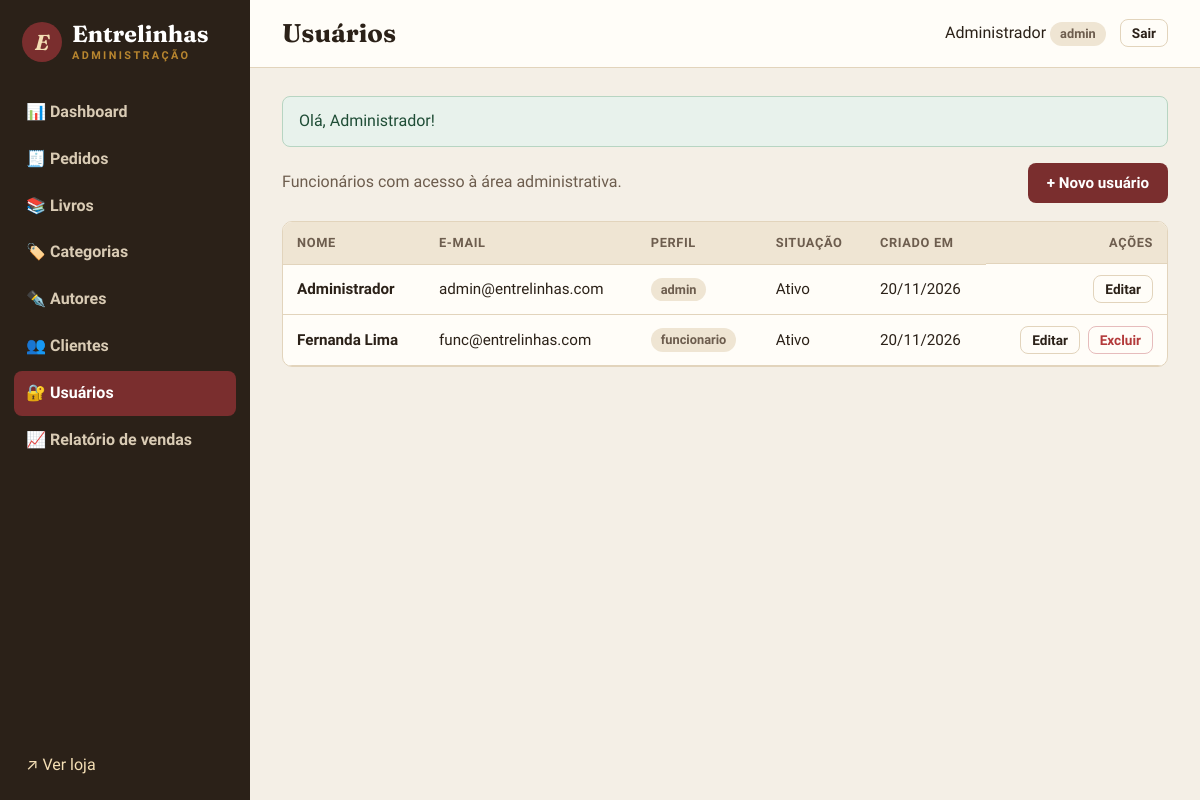
Screenshot of /admin/usuarios (signed in) with the database file from the repository.
### tables this page shows
CREATE TABLE usuarios (
    id          INT UNSIGNED AUTO_INCREMENT PRIMARY KEY,
    nome        VARCHAR(100) NOT NULL,
    email       VARCHAR(150) NOT NULL UNIQUE,
    senha       VARCHAR(255) NOT NULL,
    perfil      ENUM('admin','funcionario') NOT NULL DEFAULT 'funcionario',
    ativo       TINYINT(1) NOT NULL DEFAULT 1,
    criado_em   DATETIME NOT NULL DEFAULT CURRENT_TIMESTAMP
);

### app/Core/Controller.php (called while the page is built, shortened)
<?php
class Controller
{
    public function render(string $view, array $dados = [], string $layout = 'public'): void
    {
        extract($dados);
        require APP_PATH . "/Views/{$view}.php";
        $conteudo = ob_get_clean();
        require APP_PATH . "/Views/layouts/{$layout}.php";
    }
    protected function renderAdmin(string $view, array $dados = []): void
    {
        $this->render('admin/' . $view, $dados, 'admin');
    }
}

### app/Controllers/Admin/UsuarioController.php (called while the page is built, shortened)
<?php
class UsuarioController extends Controller
{
    private Usuario $model;
    public function __construct()
    {
        $this->model = new Usuario();
    }
    public function index(): void
    {
        $this->renderAdmin('usuarios/index', [
            'titulo' => 'Usuários',
            'usuarios' => $this->model->all('nome'),
        ]);
    }
}

### public/index.php (called while the page is built, shortened)
<?php
$router = new App\Core\Router();
$router->dispatch($_SERVER['REQUEST_URI'], $_SERVER['REQUEST_METHOD']);

### app/helpers.php (called while the page is built, shortened)
<?php
function e(mixed $valor): string
{
    return htmlspecialchars((string) ($valor ?? ''), ENT_QUOTES, 'UTF-8');
}
function base_path(): string
{
    $dir = str_replace('\\', '/', dirname($_SERVER['SCRIPT_NAME'] ?? '/'));
    return rtrim($dir, '/');
}
function url(string $caminho = ''): string
{
    return base_path() . '/' . ltrim($caminho, '/');
}
function asset(string $arquivo): string
{
    return url('assets/' . ltrim($arquivo, '/'));
}
function data_br(?string $data, bool $comHora = false): string
{
    return date($comHora ? 'd/m/Y H:i' : 'd/m/Y', strtotime($data));
}
function flashes(): array
{
    $msgs = $_SESSION['flash'] ?? [];
    return $msgs;
}

### app/Core/Model.php (called while the page is built, shortened)
<?php
abstract class Model
{
    protected PDO $db;
    protected string $tabela;
    public function __construct()
    {
        $this->db = Database::getConnection();
    }
    public function all(string $ordem = 'id DESC'): array
    {
        return $this->db->query("SELECT * FROM {$this->tabela} ORDER BY {$ordem}")->fetchAll();
    }
}

### app/Core/Auth.php (called while the page is built, shortened)
<?php
class Auth
{
    public static function usuario(): ?array
    {
        return $_SESSION['usuario'] ?? null;
    }
    public static function isAdmin(): bool
    {
        return (self::usuario()['perfil'] ?? '') === 'admin';
    }
}

### app/Views/admin/usuarios/index.php (the view, shortened to what this page needs)
<div class="barra-acoes">
    <p class="texto-suave">Funcionários com acesso à área administrativa.</p>
    <a href="<?= url('admin/usuarios/novo') ?>" class="btn btn-primario">+ Novo usuário</a>
</div>
<div class="tabela-wrap">
    <table class="tabela">
        <thead><tr><th>Nome</th><th>E-mail</th><th>Perfil</th><th>Situação</th><th>Criado em</th><th class="acoes">Ações</th></tr></thead>
        <tbody>
        <?php foreach ($usuarios as $u): ?>
            <tr>
                <td><strong><?= e($u['nome']) ?></strong></td>
                <td><?= e($u['email']) ?></td>
                <td><span class="badge"><?= e($u['perfil']) ?></span></td>
                <td><?= $u['ativo'] ? 'Ativo' : '<span class="texto-suave">Inativo</span>' ?></td>
                <td><?= data_br($u['criado_em']) ?></td>
                <td class="acoes">
                    <a href="<?= url("admin/usuarios/{$u['id']}/editar") ?>" class="btn btn-sm btn-contorno">Editar</a>
                    <?php if ((int) $u['id'] !== App\Core\Auth::usuario()['id']): ?>
                        <form action="<?= url("admin/usuarios/{$u['id']}/excluir") ?>" method="post" data-confirmar="Excluir o usuário <?= e($u['nome']) ?>?">
                            <button class="btn btn-sm btn-perigo">Excluir</button>
                        </form>
                    <?php endif; ?>
                </td>
            </tr>
        <?php endforeach; ?>
        </tbody>
    </table>
</div>

### app/Core/Router.php (shortened to what this page needs)
<?php
class Router
{
    private array $rotas = [];
    private function add(string $metodo, string $caminho, array $acao): void
    {
        $regex = preg_replace('#\{(\w+)\}#', '(?P<$1>\d+)', rtrim($caminho, '/') ?: '/');
        $this->rotas[$metodo]['#^' . $regex . '$#'] = $acao;
    }
    public function dispatch(string $uri, string $metodo): void
    {
        $caminho = parse_url($uri, PHP_URL_PATH) ?? '/';
        $caminho = rtrim($caminho, '/') ?: '/';
        foreach ($this->rotas[$metodo] ?? [] as $regex => [$controller, $acao]) {
            if (preg_match($regex, $caminho, $m)) {
                $params = array_map('intval', array_filter($m, 'is_string', ARRAY_FILTER_USE_KEY));
                (new $controller())->$acao(...array_values($params));
                return;
            }
        }
    }
}

### app/Views/layouts/admin.php (shortened to what this page needs)
<?php
$usuario = Auth::usuario();
$atual = parse_url($_SERVER['REQUEST_URI'], PHP_URL_PATH);
$ativo = function (string $caminho) use ($atual): string {
    $alvo = url($caminho);
    $igual = $caminho === 'admin' ? rtrim($atual, '/') === rtrim($alvo, '/') : str_starts_with($atual, $alvo);
    return $igual ? 'ativo' : '';
};
?>
<!DOCTYPE html>
<html lang="pt-BR">
<head>
    <link rel="stylesheet" href="<?= asset('css/style.css') ?>">
</head>
<body class="admin">
<aside class="sidebar">
    <a href="<?= url('admin') ?>" class="logo logo-claro">
        <span class="logo-icone">E</span>
        <span>Entrelinhas<small>administração</small></span>
    </a>
    <nav>
        <a class="<?= $ativo('admin') ?>" href="<?= url('admin') ?>">📊 Dashboard</a>
        <a class="<?= $ativo('admin/pedidos') ?>" href="<?= url('admin/pedidos') ?>">🧾 Pedidos</a>
        <a class="<?= $ativo('admin/livros') ?>" href="<?= url('admin/livros') ?>">📚 Livros</a>
        <a class="<?= $ativo('admin/categorias') ?>" href="<?= url('admin/categorias') ?>">🏷️ Categorias</a>
        <a class="<?= $ativo('admin/autores') ?>" href="<?= url('admin/autores') ?>">✒️ Autores</a>
        <a class="<?= $ativo('admin/clientes') ?>" href="<?= url('admin/clientes') ?>">👥 Clientes</a>
        <?php if (Auth::isAdmin()): ?>
            <a class="<?= $ativo('admin/usuarios') ?>" href="<?= url('admin/usuarios') ?>">🔐 Usuários</a>
        <?php endif; ?>
        <a class="<?= $ativo('admin/relatorios') ?>" href="<?= url('admin/relatorios/vendas') ?>">📈 Relatório de vendas</a>
    </nav>
    <div class="sidebar-rodape">
        <a href="<?= url('') ?>" target="_blank">↗ Ver loja</a>
    </div>
</aside>
<div class="admin-principal">
    <header class="admin-topo">
        <h1><?= e($titulo ?? '') ?></h1>
        <div class="admin-usuario">
            <span><?= e($usuario['nome']) ?> <small class="badge"><?= e($usuario['perfil']) ?></small></span>
            <a href="<?= url('admin/sair') ?>" class="btn btn-sm btn-contorno">Sair</a>
        </div>
    </header>
    <main class="admin-conteudo">
        <?php foreach (flashes() as $f): ?>
            <div class="alerta alerta-<?= e($f['tipo']) ?>"><?= e($f['mensagem']) ?></div>
        <?php endforeach; ?>
        <?= $conteudo ?>
    </main>
</div>
</body>
</html>

### public/assets/css/style.css (style rules this page uses)
:root { --papel: #f7f1e6; --papel-escuro: #efe5d3; --cartao: #fffdf8; --tinta: #2b2118; --tinta-suave: #6d5d4e; --borda: #e2d4bc; --vinho: #7a2e2e; --vinho-escuro: #5e2121; --verde: #2f5d50; --ouro: #b8862f; --perigo: #b33a3a; --sombra: 0 1px 2px rgba(43, 33, 24, .06), 0 6px 18px rgba(43, 33, 24, .07); --raio: 10px; --serif: 'Fraunces', Georgia, 'Times New Roman', serif; --sans: 'Source Sans 3', system-ui, -apple-system, 'Segoe UI', sans-serif; }
* { box-sizing: border-box; }
body { margin: 0; font-family: var(--sans); font-size: 16px; line-height: 1.55; color: var(--tinta); background: var(--papel); }
h1, h2, h3 { font-family: var(--serif); font-weight: 700; line-height: 1.2; margin: 0 0 .5em; }
a { color: var(--vinho); text-decoration: none; }
.texto-suave { color: var(--tinta-suave); }
.btn { display: inline-flex; align-items: center; justify-content: center; gap: 6px; padding: 10px 18px; border-radius: 8px; border: 1.5px solid transparent; font: 600 .95rem var(--sans); cursor: pointer; text-decoration: none !important; transition: background .15s, color .15s, transform .1s; }
.btn-primario { background: var(--vinho); color: #fff; }
.btn-contorno { background: transparent; border-color: var(--borda); color: var(--tinta); }
.btn-perigo { background: transparent; border-color: #e6bcbc; color: var(--perigo); }
.btn-sm { padding: 5px 11px; font-size: .85rem; }
.alerta { padding: 12px 16px; border-radius: 8px; margin-bottom: 16px; border: 1px solid; transition: opacity .5s; }
.alerta-sucesso { background: #e8f2ec; border-color: #b7d5c2; color: #1f4d36; }
.badge { display: inline-block; padding: 2px 10px; border-radius: 999px; font-size: .8rem; font-weight: 600; background: var(--papel-escuro); color: var(--tinta-suave); white-space: nowrap; }
.logo { display: flex; align-items: center; gap: 10px; color: var(--tinta); text-decoration: none !important; }
.logo span:last-child { font: 700 1.45rem/1 var(--serif); display: flex; flex-direction: column; }
.logo small { font: 600 .68rem var(--sans); letter-spacing: .22em; text-transform: uppercase; color: var(--ouro); margin-top: 3px; }
.logo-icone { width: 40px; height: 40px; border-radius: 50%; display: grid; place-items: center; background: var(--vinho); color: #f4dfb5; font: italic 700 1.35rem var(--serif); }
.tabela-wrap { overflow-x: auto; background: var(--cartao); border: 1px solid var(--borda); border-radius: var(--raio); }
.tabela { width: 100%; border-collapse: collapse; font-size: .95rem; }
.tabela th, .tabela td { padding: 11px 14px; text-align: left; border-bottom: 1px solid var(--borda); vertical-align: middle; }
.tabela thead th { background: var(--papel-escuro); font-size: .8rem; text-transform: uppercase; letter-spacing: .05em; color: var(--tinta-suave); }
.tabela .acoes { text-align: right; white-space: nowrap; }
.acoes { display: flex; gap: 6px; justify-content: flex-end; align-items: center; }
td.acoes { display: table-cell; }
td.acoes > * { display: inline-block; margin-left: 4px; }
body.admin { display: grid; grid-template-columns: 250px 1fr; min-height: 100vh; background: #f4efe6; }
.sidebar { background: var(--tinta); color: #d9cbb4; padding: 22px 14px; display: flex; flex-direction: column; position: sticky; top: 0; height: 100vh; }
.logo-claro { color: #fff; margin: 0 8px 28px; }
.sidebar nav { display: flex; flex-direction: column; gap: 2px; }
.sidebar nav a { color: #d9cbb4; padding: 10px 12px; border-radius: 8px; font-weight: 600; }
.sidebar nav a.ativo { background: var(--vinho); color: #fff; }
.sidebar-rodape { margin-top: auto; padding: 0 12px; }
.sidebar-rodape a { color: #f4dfb5; }
.admin-principal { min-width: 0; }
.admin-topo { display: flex; justify-content: space-between; align-items: center; padding: 18px 32px; background: var(--cartao); border-bottom: 1px solid var(--borda); }
.admin-topo h1 { font-size: 1.6rem; margin: 0; }
.admin-usuario { display: flex; align-items: center; gap: 14px; }
.admin-conteudo { padding: 28px 32px; }
.barra-acoes { display: flex; justify-content: space-between; align-items: center; gap: 16px; margin-bottom: 18px; flex-wrap: wrap; }
.barra-acoes p { margin: 0; }

### rows the page displays
usuarios: nome "Administrador", perfil "admin", email "admin@entrelinhas.com", ativo "Ativo", criado_em "20/11/2026"
usuarios: nome "Fernanda Lima", email "func@entrelinhas.com", perfil "funcionario", ativo "Ativo", criado_em "20/11/2026"

### other values shown
$f['mensagem'] "Olá, Administrador!"
